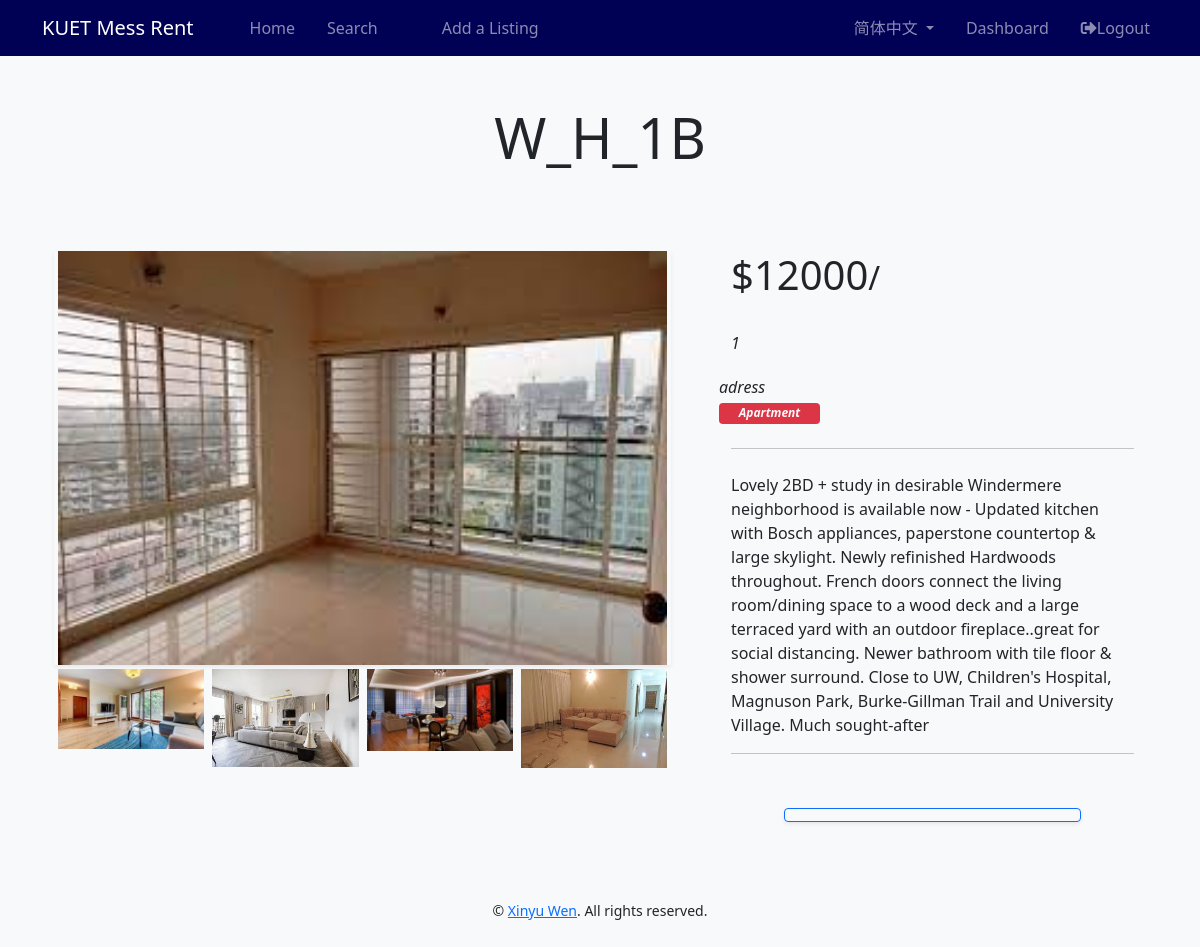
The page /White House/W_H_1B/ (signed in) on the database its author committed.
### mess/models.py (models this page shows, shortened)
class Space(models.Model):
    image_1                 = models.ImageField(upload_to=mess_picture_location, null=True, blank=True)
    image_2                 = models.ImageField(upload_to=mess_picture_location, null=True, blank=True)
    image_3                 = models.ImageField(upload_to=mess_picture_location, null=True, blank=True)
    image_4                 = models.ImageField(upload_to=mess_picture_location, null=True, blank=True)
    image_5                 = models.ImageField(upload_to=mess_picture_location, null=True, blank=True)
    mess                    = models.ForeignKey(Mess, on_delete=models.CASCADE)
    name                    = models.CharField(max_length=31, unique=True)
    details                 = models.TextField(max_length=501)
    price                   = models.IntegerField()
    mess_type               = models.CharField(max_length=15)
    square_fit              = models.IntegerField()
    total_room              = models.IntegerField(default=1)
    washroom                = models.IntegerField(default=1)
    is_attach_washroom      = models.BooleanField(default=False)
    kitchen                 = models.BooleanField(default=False)
    corridor                = models.BooleanField(default=False)
    total_windows           = models.IntegerField(default=1)
    room_capability         = models.IntegerField(default=1)

### mess/views.py (the view)
# urls.py: path('<mess_name>/<space_name>/', space_details_view, name="space_details")
def space_details_view(request, mess_name, space_name):
    context = {}
    print(mess_name)
    print(space_name)
    space_details = Space.objects.filter(mess__name=mess_name, name=space_name)[0]
    print(space_details.mess_type)
    context["space"] = space_details
    return render(request, "spece_details.html", context)

### mess/templates/spece_details.html (shortened to what this page needs)
{% extends 'base.html' %}
{% load thumbnail %}
{% block content %}
  <section class="py-5">
    <div class="container">
      <div class="row text-center">
        <div class="col-md-12">
          <h1 class="display-4">{{ space.name }}</h1>
        </div>
      </div>
    </div>
  </section>
  <section id="listing" class="py-4">
    <div class="container">
      <div class="row">
        <div class="col-md-7">
          <div class="container">
            <div class="row">
              <div class="px-1 shadow-sm">
                {% if space.image_1 %}
                {% thumbnail space.image_1 "1200x900" crop="100%" as photo %}
                    <a href="{{ space.image_1.url }}" data-toggle="lightbox" data-gallery="gallery">
                      <img src="{{ space.image_1.url }}">
                    </a>
                {% endthumbnail %}
                {% endif %}
              </div>
            </div>
            <div class="row mt-1">
              <div class="col-3 px-1">
                {% if space.image_2 %}
                    <a href="{{ space.image_2.url }}" data-toggle="lightbox" data-gallery="gallery">
                      <img src="{{ space.image_2.url }}">
                    </a>
                {% endif %}
              </div>
              <div class="col-3 px-1">
                {% if space.image_3 %}
                    <a href="{{ space.image_3.url }}" data-toggle="lightbox" data-gallery="gallery">
                      <img src="{{ space.image_3.url }}">
                    </a>
                {% endif %}
              </div>
              <div class="col-3 px-1">
                {% if space.image_4 %}
                    <a href="{{ space.image_4.url }}" data-toggle="lightbox" data-gallery="gallery">
                      <img src="{{ space.image_4.url }}">
                    </a>
                {% endif %}
              </div>
              <div class="col-3 px-1">
                {% if space.image_5 %}
                    <a href="{{ space.image_5.url }}" data-toggle="lightbox" data-gallery="gallery">
                      <img src="{{ space.image_5.url }}">
                    </a>
                {% endif %}
              </div>
            </div>
          </div>
        </div>
        <div class="col-md-5">
          <div class="container">
            <div class="row">
              <h2><span class="h1">${{ space.price }}</span>/</h2>
            </div>
            <div class="row mt-4 font-italic">
              <p>{{ space.total_room }}  </p>
            </div>
            <div class="row mt-1 font-italic">
            adress
            </div>
            <div class="row mt-1 font-italic badge badge-danger">
              <div class="text-light">{{ space.mess_type }}</div>
            </div>
            <hr class="mt-4">
            <div class="row mt-4">
              <div>{{ space.details }}</div>
            </div>
            <hr class="mt-3">
            <div class="row mt-5">
              <div class="col-9 mx-auto">
                <button class="btn btn-outline-primary btn-block shadow-sm" data-toggle="modal"
                        data-target="#inquiryModal"></button>
              </div>
            </div>
          </div>
        </div>
      </div>
    </div>
  </section>
{% endblock %}

### static/css/style.css (style rules this page uses)
img { width: 100%; }

### rows shown on the page
Space: name "W_H_1B", image_1 (picture), image_2 (picture), image_3 (picture), image_4 (picture), image_5 (picture), price "12000", total_room "1", mess_type "Apartment", details "Lovely 2BD + study in desirable Windermere neighborhood is available now - Updated kitchen with Bosch appliances, paperstone countertop & large skylight. Newly refinished Hardwoods throughout. French doors connect the living room/dining space to a wood deck and a large terraced yard with an outdoor fireplace..great for social distancing. Newer bathroom with tile floor & shower surround. Close to UW, Children's Hospital, Magnuson Park, Burke-Gillman Trail and University Village. Much sought-after"
